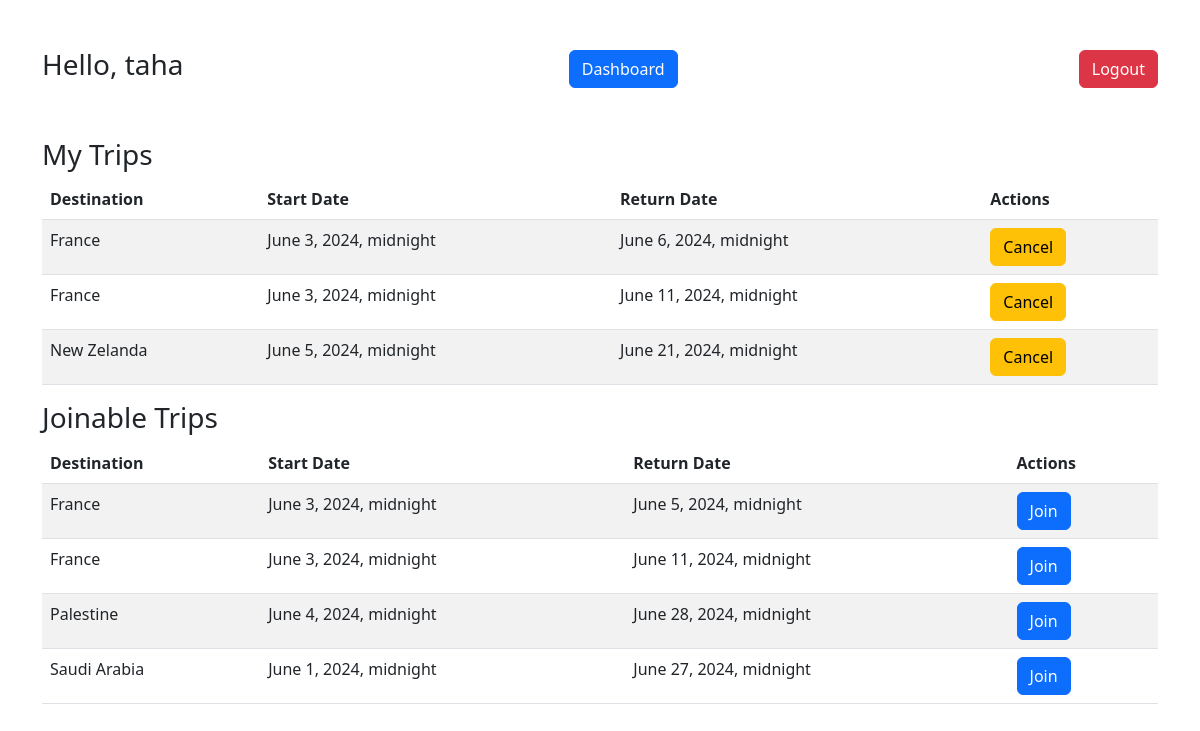
The page /mytrips (signed in) on the database as committed earlier.
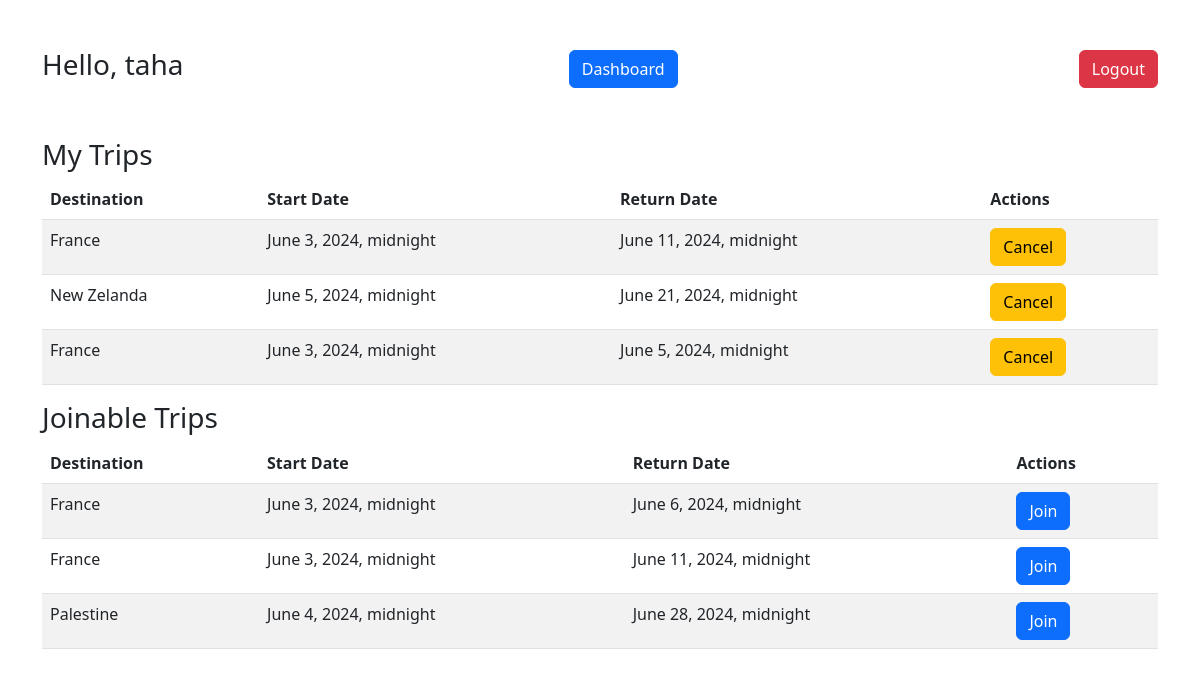
The same page on the database as committed later.
### myapp/models.py (models this page shows)
class Trip(models.Model):
    destination = models.CharField(max_length=255)
    start_date = models.DateTimeField()
    end_date = models.DateTimeField()
    travelers = models.ManyToManyField(User, related_name="trips")
    itinerary = models.CharField(max_length=50)
    created_at = models.DateTimeField(auto_now_add=True)
    updated_at = models.DateTimeField(auto_now=True)
    organizer = models.ForeignKey(User, related_name="user_trips", on_delete=models.CASCADE)
    objects = TripManager()

### myapp/views.py (the view)
# urls.py: path('mytrips', views.my_trips, name='my_trips'),
def my_trips(request):
    if 'user_id' not in request.session:
        return redirect('/')
    user = User.objects.get(id=request.session['user_id'])
    my_trips = user.trips.all()
    joinable_trips = Trip.objects.exclude(travelers=user)
    context = {
        'user': user,
        'my_trips': my_trips,
        'joinable_trips': joinable_trips,
    }
    return render(request, 'mytrips.html', context)

### myapp/Templates/mytrips.html (shortened to what this page needs)
<!DOCTYPE html>
<html lang="en">
<head>
    <link href="https://cdn.jsdelivr.net/npm/bootstrap@5.2.0-beta1/dist/css/bootstrap.min.css" rel="stylesheet">
</head>
<body>
    <div class="container mt-5">
        <div class="d-flex justify-content-between align-items-center">
            <h3>Hello, {{ user.firstname }}</h3>
            <a href="/dashboard" class="btn btn-primary me-3">Dashboard</a>
            <a href="/logout" class="btn btn-danger">Logout</a>
        </div>
    </div>
    <div class="container mt-5">
        <h3>My Trips</h3>
        <table class="table table-striped">
            <thead>
                <tr>
                    <th>Destination</th>
                    <th>Start Date</th>
                    <th>Return Date</th>
                    <th>Actions</th>
                </tr>
            </thead>
            <tbody>
                {% for trip in my_trips %}
                <tr>
                    <td>{{ trip.destination }}</td>
                    <td>{{ trip.start_date }}</td>
                    <td>{{ trip.end_date }}</td>
                    <td>
                        <form action="{% url 'leave_trip' trip.id %}" method="POST">
                            <button type="submit" class="btn btn-warning">Cancel</button>
                        </form>
                    </td>
                </tr>
                {% endfor %}
            </tbody>
        </table>
        <h3>Joinable Trips</h3>
        <table class="table table-striped">
            <thead>
                <tr>
                    <th>Destination</th>
                    <th>Start Date</th>
                    <th>Return Date</th>
                    <th>Actions</th>
                </tr>
            </thead>
            <tbody>
                {% for trip in joinable_trips %}
                <tr>
                    <td>{{ trip.destination }}</td>
                    <td>{{ trip.start_date }}</td>
                    <td>{{ trip.end_date }}</td>
                    <td>
                        <form action="{% url 'join_trip' trip.id %}" method="POST">
                            <button type="submit" class="btn btn-primary">Join</button>
                        </form>
                    </td>
                </tr>
                {% endfor %}
            </tbody>
        </table>
    </div>
</body>
</html>

Rows that differ between the two databases and show on the page:
removed Trip: destination "Saudi Arabia", start_date "June 1, 2024, midnight", end_date "June 27, 2024, midnight", shown under "Joinable Trips"
shown differently, row unchanged: Trip (number 3 of 6 on the later page): moves from the list under "Joinable Trips" to the list under "My Trips"
shown differently, row unchanged: Trip "June 6, 2024, midnight": moves from the list under "My Trips" to the list under "Joinable Trips"
